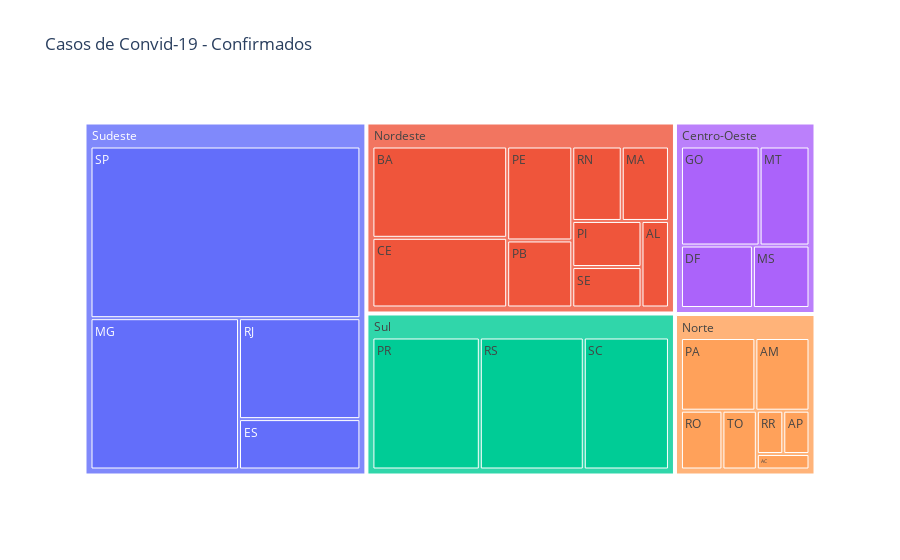

Here is the notebook cell this chart was saved with:
### Markdown cell above
# Terceiro Gráfico

Neste gráfico demonstramos os casos acumulados de Covid-19 separados por região e estado.

### Code cell
grafico_regiao = df_covid.groupby(['regiao', 'estado'])['casosAcumulado'].max().reset_index()
grafico_regiao['all'] = 'all'
fig = px.treemap(grafico_regiao,path=[grafico_regiao.regiao,grafico_regiao.estado],values="casosAcumulado", title = "Casos de Convid-19 - Confirmados")
fig.show()

### Figure 1 — Plotly figure (JSON) as saved in the notebook; plotly's stock layout.template omitted (floating-point values rounded to 4 significant figures)
{"data": [{"branchvalues": "total", "domain": {"x": [0, 1], "y": [0, 1]}, "hovertemplate": "labels=%{label}<br>casosAcumulado=%{value}<br>parent=%{parent}<br>id=%{id}<extra></extra>", "ids": ["Norte/AC", "Nordeste/AL", "Norte/AM", "Norte/AP", "Nordeste/BA", "Nordeste/CE", "Centro-Oeste/DF", "Sudeste/ES", "Centro-Oeste/GO", "Nordeste/MA", "Sudeste/MG", "Centro-Oeste/MS", "Centro-Oeste/MT", "Norte/PA", "Nordeste/PB", "Nordeste/PE", "Nordeste/PI", "Sul/PR", "Sudeste/RJ", "Nordeste/RN", "Norte/RO", "Norte/RR", "Sul/RS", "Sul/SC", "Nordeste/SE", "Sudeste/SP", "Norte/TO", "Centro-Oeste", "Nordeste", "Norte", "Sudeste", "Sul"], "labels": ["AC", "AL", "AM", "AP", "BA", "CE", "DF", "ES", "GO", "MA", "MG", "MS", "MT", "PA", "PB", "PE", "PI", "PR", "RJ", "RN", "RO", "RR", "RS", "SC", "SE", "SP", "TO", "Centro-Oeste", "Nordeste", "Norte", "Sudeste", "Sul"], "name": "", "parents": ["Norte", "Nordeste", "Norte", "Norte", "Nordeste", "Nordeste", "Centro-Oeste", "Sudeste", "Centro-Oeste", "Nordeste", "Sudeste", "Centro-Oeste", "Centro-Oeste", "Norte", "Nordeste", "Nordeste", "Nordeste", "Sul", "Sudeste", "Nordeste", "Norte", "Norte", "Sul", "Sul", "Nordeste", "Sudeste", "Norte", "", "", "", "", ""], "type": "treemap", "values": [87798, 235262, 423832, 122383, 1218650, 929954, 467693, 560373, 809948, 348215, 2057992, 367690, 514028, 582752, 432350, 606004, 315858, 1452487, 1122331, 364695, 262676, 123461, 1405745, 1152212, 277367, 4244071, 218079, 2159359, 4728355, 1820981, 7984767, 4010444]}], "layout": {"legend": {"tracegroupgap": 0}, "title": {"text": "Casos de Convid-19 - Confirmados"}}}
